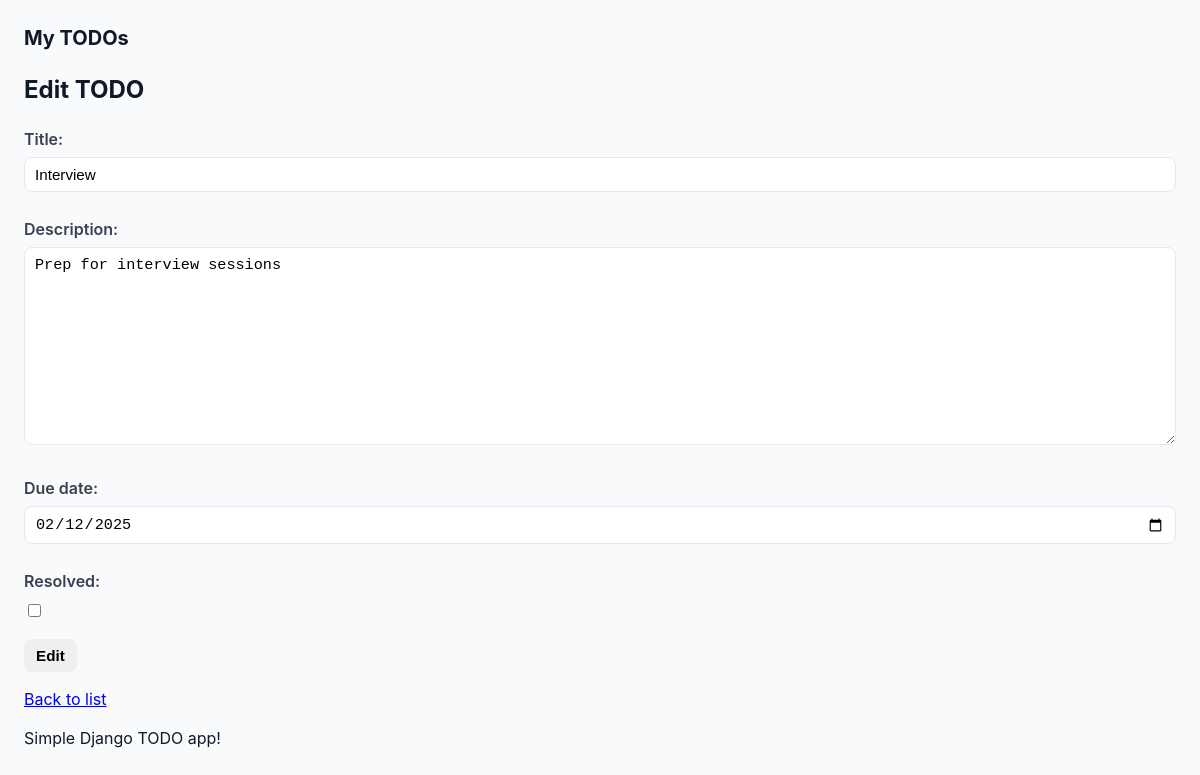
Page /edit/2/ on the committed database.
### todos/models.py (models this page shows, shortened)
class Todo(models.Model):
    title = models.CharField(max_length=200)
    description = models.TextField(blank=True)
    due_date = models.DateField(null=True, blank=True)
    resolved = models.BooleanField(default=False)
    created_at = models.DateTimeField(auto_now_add=True)
    updated_at = models.DateTimeField(auto_now=True)

### todos/views.py (the view)
# urls.py: path('edit/<int:pk>/', views.todo_edit, name='edit'),
def todo_edit(request, pk):
    todo = get_object_or_404(Todo, pk=pk)
    if request.method == 'POST':
        form = TodoForm(request.POST, instance=todo)
        if form.is_valid():
            form.save()
            return redirect(reverse('todos:home'))
    else:
        form = TodoForm(instance=todo)
    return render(request, 'todo_form.html', {'form': form, 'action': 'Edit'})

### todos/forms.py
class TodoForm(forms.ModelForm):
    due_date = forms.DateField(required=False, widget=forms.DateInput(attrs={'type': 'date'}))
    class Meta:
        model = Todo
        fields = ['title', 'description', 'due_date', 'resolved']

### templates/todo_form.html (shortened to what this page needs)
{% extends 'base.html' %}
{% block content %}
<h2>{{ action }} TODO</h2>
<form method="post">
    {{ form.as_p }}
    <button type="submit">{{ action }}</button>
</form>
<p><a href="{% url 'todos:home' %}">Back to list</a></p>
{% endblock %}

### static/styles.css (style rules this page uses)
:root { --accent: #2563eb; --muted: #6b7280; --danger: #dc2626; --bg: #ffffff; --surface: #f9fafb; --radius: 10px; --gap: 12px; --max-width: 980px; }
* { box-sizing: border-box; }
body { font-family: Inter, system-ui, -apple-system, "Segoe UI", Roboto, "Helvetica Neue", Arial; margin: 0; background: var(--surface); color: #111827; line-height: 1.45; padding: 24px; -webkit-font-smoothing: antialiased; }
a.button, button { display: inline-block; padding: 8px 12px; border-radius: 8px; border: none; cursor: pointer; text-decoration: none; font-weight: 600; font-size: 0.95rem; }
form { margin-top: 12px; }
label { display:block; margin-bottom:6px; font-weight:600; color:#374151; }
input[type="text"], input[type="date"], textarea, select { width:100%; padding: 8px 10px; border-radius: 8px; border: 1px solid #e6e9ef; background: white; font-size: 0.95rem; margin-bottom: 10px; }
textarea { min-height: 120px; resize: vertical; }

### rows in the picture
Todo: title "Interview", description "Prep for interview sessions", due_date "02/12/2025"

### other values in the picture
{{ action }} "Edit"
